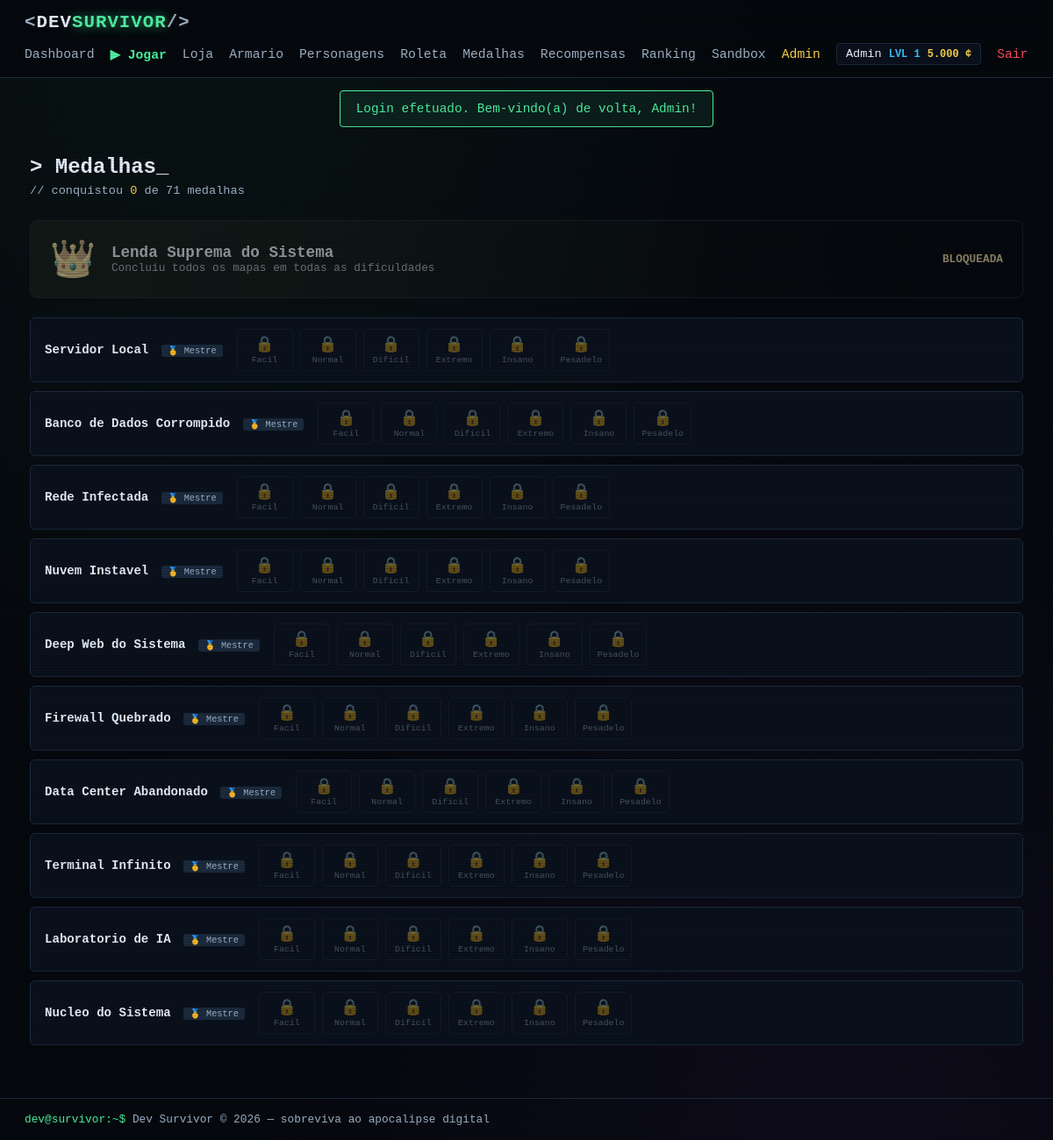
The page /pages/medals.php (signed in) on the database its author committed.
### tables this page shows
CREATE TABLE players_stats (
  id                  INT UNSIGNED NOT NULL AUTO_INCREMENT,
  user_id             INT UNSIGNED NOT NULL,
  level               INT UNSIGNED NOT NULL DEFAULT 1,
  xp                  INT UNSIGNED NOT NULL DEFAULT 0,
  coins               INT UNSIGNED NOT NULL DEFAULT 0,
  total_score         BIGINT UNSIGNED NOT NULL DEFAULT 0,
  total_kills         INT UNSIGNED NOT NULL DEFAULT 0,
  total_matches       INT UNSIGNED NOT NULL DEFAULT 0,
  total_survival_time INT UNSIGNED NOT NULL DEFAULT 0,
  best_score          INT UNSIGNED NOT NULL DEFAULT 0,
  best_kills          INT UNSIGNED NOT NULL DEFAULT 0,
  best_survival_time  INT UNSIGNED NOT NULL DEFAULT 0,
  maps_completed      INT UNSIGNED NOT NULL DEFAULT 0,
  last_free_roulette  DATE NULL,
  created_at          TIMESTAMP NOT NULL DEFAULT CURRENT_TIMESTAMP,
  updated_at          TIMESTAMP NOT NULL DEFAULT CURRENT_TIMESTAMP ON UPDATE CURRENT_TIMESTAMP,
  PRIMARY KEY (id),
  UNIQUE KEY uq_stats_user (user_id),
  CONSTRAINT fk_stats_user FOREIGN KEY (user_id) REFERENCES users (id) ON DELETE CASCADE
);

CREATE TABLE users (
  id         INT UNSIGNED NOT NULL AUTO_INCREMENT,
  name       VARCHAR(60)  NOT NULL,
  email      VARCHAR(120) NOT NULL,
  password   VARCHAR(255) NOT NULL,
  is_admin   TINYINT(1)   NOT NULL DEFAULT 0,
  created_at TIMESTAMP    NOT NULL DEFAULT CURRENT_TIMESTAMP,
  updated_at TIMESTAMP    NOT NULL DEFAULT CURRENT_TIMESTAMP ON UPDATE CURRENT_TIMESTAMP,
  PRIMARY KEY (id),
  UNIQUE KEY uq_users_email (email)
);

CREATE TABLE medals (
  id            INT UNSIGNED NOT NULL AUTO_INCREMENT,
  name          VARCHAR(120) NOT NULL,
  slug          VARCHAR(120) NOT NULL,
  kind          VARCHAR(20)  NOT NULL,  
  map_id        INT UNSIGNED NULL,
  difficulty_id INT UNSIGNED NULL,
  icon          VARCHAR(10)  NOT NULL DEFAULT '🏅',
  description   VARCHAR(200) NULL,
  PRIMARY KEY (id),
  UNIQUE KEY uq_medal_slug (slug)
);

CREATE TABLE maps (
  id               INT UNSIGNED NOT NULL AUTO_INCREMENT,
  name             VARCHAR(80)  NOT NULL,
  slug             VARCHAR(80)  NOT NULL,
  description      TEXT         NULL,
  theme            VARCHAR(120) NULL,
  difficulty       VARCHAR(20)  NOT NULL DEFAULT 'facil',  
  main_enemies     VARCHAR(160) NULL,
  boss_id          INT UNSIGNED NULL,
  width            INT UNSIGNED NOT NULL DEFAULT 2000,
  height           INT UNSIGNED NOT NULL DEFAULT 2000,
  bg_color         VARCHAR(20)  NOT NULL DEFAULT '#060a12',
  accent_color     VARCHAR(20)  NOT NULL DEFAULT '#1f6f4a',
  obstacle_style   VARCHAR(30)  NOT NULL DEFAULT 'blocks',
  obstacle_count   INT UNSIGNED NOT NULL DEFAULT 18,
  enemy_multiplier FLOAT        NOT NULL DEFAULT 1.0,
  spawn_rate       FLOAT        NOT NULL DEFAULT 1.0,
  has_hazards      TINYINT(1)   NOT NULL DEFAULT 0,
  reward_coins     INT UNSIGNED NOT NULL DEFAULT 100,  
  reward_xp        INT UNSIGNED NOT NULL DEFAULT 200,
  unlock_level     INT UNSIGNED NOT NULL DEFAULT 1,
  created_at       TIMESTAMP    NOT NULL DEFAULT CURRENT_TIMESTAMP,
  PRIMARY KEY (id),
  UNIQUE KEY uq_maps_slug (slug)
);

CREATE TABLE difficulty_modes (
  id               INT UNSIGNED NOT NULL AUTO_INCREMENT,
  name             VARCHAR(40)  NOT NULL,
  slug             VARCHAR(40)  NOT NULL,
  order_index      INT UNSIGNED NOT NULL DEFAULT 0,
  hp_mult          FLOAT NOT NULL DEFAULT 1.0,    
  damage_mult      FLOAT NOT NULL DEFAULT 1.0,    
  speed_mult       FLOAT NOT NULL DEFAULT 1.0,    
  count_mult       FLOAT NOT NULL DEFAULT 1.0,    
  time_required    INT UNSIGNED NOT NULL DEFAULT 150,  
  coin_mult        FLOAT NOT NULL DEFAULT 1.0,    
  xp_mult          FLOAT NOT NULL DEFAULT 1.0,    
  rare_drop_chance FLOAT NOT NULL DEFAULT 0.05,   
  color            VARCHAR(20) NOT NULL DEFAULT '#4df3a3',
  PRIMARY KEY (id),
  UNIQUE KEY uq_diff_slug (slug)
);

### includes/auth.php (called while the page is built, shortened)
<?php
require_once __DIR__ . '/../config/database.php';
function e($value): string
{
    return htmlspecialchars((string)$value, ENT_QUOTES, 'UTF-8');
}
function getFlashes(): array
{
    $flashes = $_SESSION['flash'] ?? [];
    return $flashes;
}
function isLoggedIn(): bool
{
    return isset($_SESSION['user_id']);
}
function isAdmin(): bool
{
    return isLoggedIn() && !empty($_SESSION['is_admin']);
}
function currentUser(): ?array
{
    static $user = null;
    static $loaded = false;
    if (!$loaded) {
        if (isLoggedIn()) {
            $stmt = db()->prepare(
                'SELECT u.id, u.name, u.email, u.is_admin, u.created_at,
                        s.level, s.xp, s.coins, s.total_score, s.total_kills,
                        s.total_matches, s.total_survival_time,
                        s.best_score, s.best_kills, s.best_survival_time
                 FROM users u
                 LEFT JOIN players_stats s ON s.user_id = u.id
                 WHERE u.id = ?'
            );
            $stmt->execute([$_SESSION['user_id']]);
            $user = $stmt->fetch() ?: null;
        }
    }
    return $user;
}

### config/database.php (called while the page is built, shortened)
<?php
function db(): PDO
{
    static $pdo = null;
    if ($pdo === null) {
        $dsn = 'mysql:host=' . DB_HOST . ';dbname=' . DB_NAME . ';charset=' . DB_CHARSET;
        try {
            $pdo = new PDO($dsn, DB_USER, DB_PASS, [
                PDO::ATTR_ERRMODE            => PDO::ERRMODE_EXCEPTION,
                PDO::ATTR_DEFAULT_FETCH_MODE => PDO::FETCH_ASSOC,
                PDO::ATTR_EMULATE_PREPARES   => false,
            ]);
        } catch (PDOException $e) {
            http_response_code(500);
            die(
                '<div style="font-family:monospace;background:#0a0f14;color:#ff4d5e;padding:40px;min-height:100vh">' .
                '<h1>[ERRO] Falha na conexao com o banco de dados</h1>' .
                '<p style="color:#9fb3c8">Verifique se o MySQL esta rodando no XAMPP e se o banco ' .
                '<strong style="color:#4df3a3">dev_survivor</strong> foi importado no phpMyAdmin (arquivo install.sql).</p>' .
                '<p style="color:#5c6b7a">Detalhe: ' . htmlspecialchars($e->getMessage(), ENT_QUOTES, 'UTF-8') . '</p>' .
                '</div>'
            );
        }
    }
    return $pdo;
}

### pages/medals.php (the view, shortened to what this page needs)
<?php
require_once __DIR__ . '/../includes/auth.php';
$pdo = db();
$userId = (int)$_SESSION['user_id'];
$maps  = $pdo->query('SELECT * FROM maps ORDER BY id')->fetchAll();
$diffs = $pdo->query('SELECT * FROM difficulty_modes ORDER BY order_index')->fetchAll();
$allMedals = $pdo->query('SELECT * FROM medals')->fetchAll();
$byMapDiff = [];
$masterByMap = [];
$supreme = null;
foreach ($allMedals as $m) {
    if ($m['kind'] === 'map_diff')   { $byMapDiff[(int)$m['map_id']][(int)$m['difficulty_id']] = $m; }
    elseif ($m['kind'] === 'map_master') { $masterByMap[(int)$m['map_id']] = $m; }
    elseif ($m['kind'] === 'supreme')    { $supreme = $m; }
}
$stmt = $pdo->prepare('SELECT medal_id FROM player_medals WHERE user_id = ?');
$stmt->execute([$userId]);
$earned = array_flip(array_map('intval', array_column($stmt->fetchAll(), 'medal_id')));
$totalEarned = count($earned);
$totalMedals = count($allMedals);
require_once __DIR__ . '/../includes/header.php';
?>
<h1 class="page-title">&gt; Medalhas<span class="cursor">_</span></h1>
<p class="page-sub">// conquistou <span class="tx-yellow"><?= e($totalEarned) ?></span> de <?= e($totalMedals) ?> medalhas</p>
<?php if ($supreme):
    $hasSupreme = isset($earned[(int)$supreme['id']]); ?>
    <div class="supreme-medal <?= $hasSupreme ? 'medal-earned' : 'medal-locked' ?>">
        <span class="supreme-icon"><?= e($supreme['icon']) ?></span>
        <div>
            <h2><?= e($supreme['name']) ?></h2>
            <p><?= e($supreme['description']) ?></p>
        </div>
        <span class="supreme-status"><?= $hasSupreme ? 'CONQUISTADA' : 'BLOQUEADA' ?></span>
    </div>
<?php endif; ?>
<section class="medals-maps">
    <?php foreach ($maps as $map): ?>
        <div class="medal-map-row">
            <div class="medal-map-name">
                <strong><?= e($map['name']) ?></strong>
                <?php if (isset($masterByMap[(int)$map['id']])):
                    $master = $masterByMap[(int)$map['id']];
                    $hasMaster = isset($earned[(int)$master['id']]); ?>
                    <span class="master-chip <?= $hasMaster ? 'earned' : '' ?>" title="<?= e($master['name']) ?>">
                        <?= e($master['icon']) ?> Mestre
                    </span>
                <?php endif; ?>
            </div>
            <div class="medal-icons">
                <?php foreach ($diffs as $d):
                    $medal = $byMapDiff[(int)$map['id']][(int)$d['id']] ?? null;
                    $has = $medal && isset($earned[(int)$medal['id']]); ?>
                    <span class="medal-chip <?= $has ? 'medal-earned' : 'medal-locked' ?>"
                          title="<?= e($medal['name'] ?? '') ?>" style="--diff-color: <?= e($d['color']) ?>">
                        <span class="medal-emoji"><?= $has ? '🏅' : '🔒' ?></span>
                        <span class="medal-diff"><?= e($d['name']) ?></span>
                    </span>
                <?php endforeach; ?>
            </div>
        </div>
    <?php endforeach; ?>
</section>
<?php require_once __DIR__ . '/../includes/footer.php'; ?>

### includes/header.php (shortened to what this page needs)
<?php
require_once __DIR__ . '/auth.php';
$user = currentUser();
?>
<!DOCTYPE html>
<html lang="pt-BR">
<head>
    <link rel="stylesheet" href="<?= e(BASE_URL) ?>/assets/css/style.css">
</head>
<body>
<header class="topbar">
    <a class="logo" href="<?= e(BASE_URL) ?>/index.php">
        <span class="logo-bracket">&lt;</span>DEV<span class="logo-accent">SURVIVOR</span><span class="logo-bracket">/&gt;</span>
    </a>
    <nav class="nav">
        <?php if (isLoggedIn()): ?>
            <a href="<?= e(BASE_URL) ?>/pages/dashboard.php">Dashboard</a>
            <a href="<?= e(BASE_URL) ?>/pages/maps.php" class="nav-play">&#9654; Jogar</a>
            <a href="<?= e(BASE_URL) ?>/pages/store.php">Loja</a>
            <a href="<?= e(BASE_URL) ?>/pages/locker.php">Armario</a>
            <a href="<?= e(BASE_URL) ?>/pages/characters.php">Personagens</a>
            <a href="<?= e(BASE_URL) ?>/pages/roulette.php">Roleta</a>
            <a href="<?= e(BASE_URL) ?>/pages/medals.php">Medalhas</a>
            <a href="<?= e(BASE_URL) ?>/pages/rewards.php">Recompensas</a>
            <a href="<?= e(BASE_URL) ?>/pages/ranking.php">Ranking</a>
            <a href="<?= e(BASE_URL) ?>/pages/sandbox.php">Sandbox</a>
            <?php if (isAdmin()): ?>
                <a href="<?= e(BASE_URL) ?>/pages/admin.php" class="nav-admin">Admin</a>
            <?php endif; ?>
            <span class="nav-user">
                <span class="nav-user-name"><?= e($user['name'] ?? '') ?></span>
                <span class="nav-user-level">LVL <?= e($user['level'] ?? 1) ?></span>
                <span class="nav-user-coins"><?= e(number_format((int)($user['coins'] ?? 0), 0, ',', '.')) ?> &cent;</span>
            </span>
            <a href="<?= e(BASE_URL) ?>/logout.php" class="nav-logout">Sair</a>
        <?php else: ?>
            <a href="<?= e(BASE_URL) ?>/pages/ranking.php">Ranking</a>
            <a href="<?= e(BASE_URL) ?>/pages/login.php">Login</a>
            <a href="<?= e(BASE_URL) ?>/pages/register.php" class="nav-play">Criar Conta</a>
        <?php endif; ?>
    </nav>
</header>
<?php foreach (getFlashes() as $f): ?>
    <div class="flash flash-<?= e($f['type']) ?>"><?= e($f['message']) ?></div>
<?php endforeach; ?>
<main class="container">

### assets/css/style.css (style rules this page uses)
:root { --bg: #05080d; --bg-card: #0a111c; --bg-input: #0d1624; --border: #1b2a3d; --green: #4df3a3; --blue: #39c2ff; --purple: #9b4dff; --red: #ff4d5e; --orange: #ff9f1c; --yellow: #ffd24d; --pink: #ff4da6; --text: #e8f0ff; --text-dim: #9fb3c8; --mono: 'Consolas', 'Courier New', monospace; }
* { margin: 0; padding: 0; box-sizing: border-box; }
body { background: var(--bg); background-image: radial-gradient(ellipse at 20% 0%, rgba(77, 243, 163, 0.05), transparent 50%), radial-gradient(ellipse at 80% 100%, rgba(155, 77, 255, 0.06), transparent 50%); color: var(--text); font-family: var(--mono); min-height: 100vh; display: flex; flex-direction: column; }
a { color: var(--green); text-decoration: none; }
.tx-yellow { color: var(--yellow); }
.topbar { display: flex; justify-content: space-between; align-items: center; flex-wrap: wrap; gap: 12px; padding: 14px 28px; border-bottom: 1px solid var(--border); background: rgba(5, 8, 13, 0.9); position: sticky; top: 0; z-index: 100; }
.logo { font-size: 1.3rem; font-weight: bold; letter-spacing: 1px; color: var(--text); }
.logo-bracket { color: var(--text-dim); }
.logo-accent { color: var(--green); text-shadow: 0 0 12px rgba(77, 243, 163, 0.6); }
.nav { display: flex; align-items: center; gap: 18px; flex-wrap: wrap; }
.nav a { color: var(--text-dim); font-size: 0.92rem; }
.nav-play { color: var(--green) !important; font-weight: bold; }
.nav-admin { color: var(--yellow) !important; }
.nav-logout { color: var(--red) !important; }
.nav-user { display: inline-flex; align-items: center; gap: 8px; padding: 4px 10px; border: 1px solid var(--border); border-radius: 4px; background: var(--bg-card); }
.nav-user-name { color: var(--text); font-size: 0.85rem; }
.nav-user-level { color: var(--blue); font-size: 0.75rem; font-weight: bold; }
.container { flex: 1; width: 100%; max-width: 1180px; margin: 0 auto; padding: 32px 24px 60px; }
.flash { max-width: 1180px; margin: 14px auto 0; padding: 12px 18px; border-radius: 4px; font-size: 0.9rem; border: 1px solid; }
.flash-success { background: rgba(77, 243, 163, 0.08); border-color: var(--green); color: var(--green); }
.cursor { animation: blink 1.1s steps(1) infinite; }
.page-title { font-size: 1.5rem; margin-bottom: 6px; }
.page-sub { color: var(--text-dim); font-size: 0.85rem; margin-bottom: 26px; }
.nav-user-coins { color: var(--yellow); font-size: 0.75rem; font-weight: bold; }
.supreme-medal { display: flex; align-items: center; gap: 18px; padding: 18px 22px; margin-bottom: 22px; border: 1px solid var(--yellow); border-radius: 8px; background: linear-gradient(90deg, rgba(255,215,0,0.08), transparent); }
.supreme-medal.medal-locked { border-color: var(--border); opacity: 0.6; filter: grayscale(0.6); }
.supreme-icon { font-size: 2.6rem; }
.supreme-medal h2 { font-size: 1.1rem; }
.supreme-medal p { font-size: 0.8rem; color: var(--text-dim); }
.supreme-status { margin-left: auto; font-weight: bold; font-size: 0.8rem; color: var(--yellow); }
.medals-maps { display: flex; flex-direction: column; gap: 10px; }
.medal-map-row { display: flex; align-items: center; gap: 16px; flex-wrap: wrap; background: var(--bg-card); border: 1px solid var(--border); border-radius: 6px; padding: 12px 16px; }
.medal-map-name { min-width: 200px; font-size: 0.88rem; }
.master-chip { display: inline-block; margin-left: 6px; font-size: 0.64rem; padding: 1px 7px; border-radius: 3px; background: var(--border); color: var(--text-dim); }
.medal-icons { display: flex; gap: 8px; flex-wrap: wrap; flex: 1; }
.medal-chip { display: flex; flex-direction: column; align-items: center; gap: 2px; min-width: 64px; padding: 6px 8px; border-radius: 5px; border: 1px solid var(--border); }
.medal-chip.medal-locked { opacity: 0.4; }
.medal-emoji { font-size: 1.1rem; }
.medal-diff { font-size: 0.62rem; color: var(--text-dim); }

### rows shown on the page
players_stats: user.name "Admin", level "1", coins "5.000"
medals: icon "👑", name "Lenda Suprema do Sistema", description "Concluiu todos os mapas em todas as dificuldades"
maps: name "Servidor Local", id.icon "🥇"
difficulty_modes: name "Facil"
difficulty_modes: name "Normal"
difficulty_modes: name "Dificil"
difficulty_modes: name "Extremo"
difficulty_modes: name "Insano"
difficulty_modes: name "Pesadelo"
maps: name "Banco de Dados Corrompido", id.icon "🥇"
maps: name "Rede Infectada", id.icon "🥇"
maps: name "Nuvem Instavel", id.icon "🥇"
maps: name "Deep Web do Sistema", id.icon "🥇"
maps: name "Firewall Quebrado", id.icon "🥇"
maps: name "Data Center Abandonado", id.icon "🥇"
maps: name "Terminal Infinito", id.icon "🥇"
maps: name "Laboratorio de IA", id.icon "🥇"
maps: name "Nucleo do Sistema", id.icon "🥇"

### other values the page prints
$f['message'] "Login efetuado. Bem-vindo(a) de volta, Admin!"
$totalEarned "0"
$totalMedals "71"
